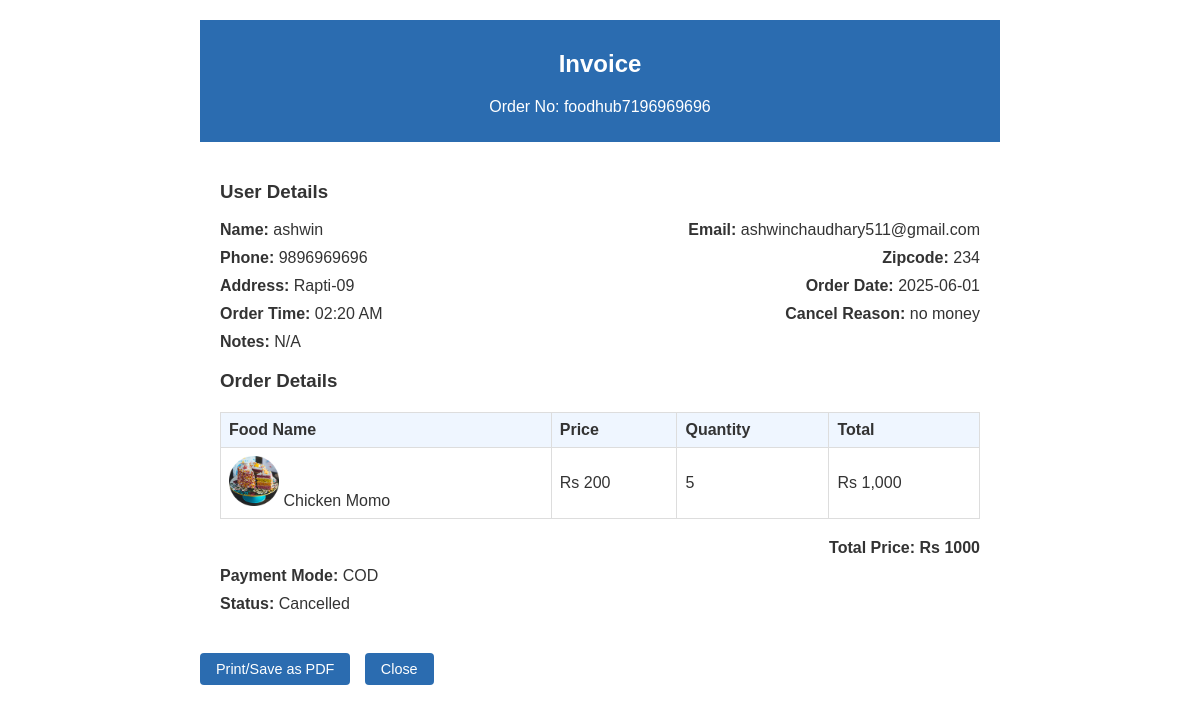
Page /generate_invoice.php?o=foodhub7196969696 (signed in) on the committed database.
### tables this page shows
CREATE TABLE `orders` (
  `id` int(11) NOT NULL,
  `order_no` varchar(200) NOT NULL,
  `customer_id` int(11) NOT NULL,
  `name` varchar(200) NOT NULL,
  `email` varchar(200) NOT NULL,
  `phone` varchar(200) NOT NULL,
  `zipcode` varchar(200) NOT NULL,
  `address` varchar(200) NOT NULL,
  `total_price` int(11) NOT NULL,
  `payment_mode` varchar(200) NOT NULL,
  `notes` mediumtext NOT NULL,
  `cancel_reason` mediumtext NOT NULL,
  `status` int(11) NOT NULL DEFAULT 0,
  `created_at` timestamp NOT NULL DEFAULT current_timestamp() ON UPDATE current_timestamp()
);

CREATE TABLE `order_items` (
  `id` int(11) NOT NULL,
  `order_id` int(11) NOT NULL,
  `food_items_id` int(11) NOT NULL,
  `quantity` int(11) NOT NULL,
  `price` int(11) NOT NULL,
  `created_at` timestamp NOT NULL DEFAULT current_timestamp() ON UPDATE current_timestamp()
);

CREATE TABLE `food_items` (
  `id` int(11) NOT NULL,
  `menu_id` int(11) NOT NULL,
  `name` varchar(200) NOT NULL,
  `slug` varchar(200) NOT NULL,
  `description` mediumtext NOT NULL,
  `image` varchar(200) NOT NULL,
  `quantity` int(11) NOT NULL,
  `price` int(11) NOT NULL,
  `status` tinyint(4) NOT NULL,
  `trending` tinyint(4) NOT NULL,
  `created_at` timestamp NOT NULL DEFAULT current_timestamp() ON UPDATE current_timestamp()
);

### functions/userfunctions.php (called while the page is built, shortened)
<?php
include('config/dbcon.php');
function checkOrderNoValid($orderNo)
{
    global $con;
    $customer_id = $_SESSION['auth_user']['user_id'];
    $query = "SELECT * FROM orders WHERE order_no='$orderNo' AND customer_id='$customer_id' ";
    return mysqli_query($con, $query);
}
?>

### generate_invoice.php (the view, shortened to what this page needs)
<?php
include('functions/userfunctions.php');
$order_no = mysqli_real_escape_string($con, $_GET['o']);
$customer_id = $_SESSION['auth_user']['user_id'];
$orderData = checkOrderNoValid($order_no);
$data = mysqli_fetch_array($orderData);
$statusMap = [
    0 => ['text' => 'Under Process'],
    1 => ['text' => 'Out for Delivery'],
    2 => ['text' => 'Delivered'],
    3 => ['text' => 'Cancelled'],
];
$statusText = isset($data['status']) && array_key_exists($data['status'], $statusMap)
    ? $statusMap[$data['status']]['text']
    : 'Unknown';
try {
    $dateTime = new DateTime($data['created_at'], new DateTimeZone('Asia/Kathmandu'));
    $order_date = $dateTime->format('Y-m-d');
    $order_time = $dateTime->format('h:i A');
} catch (Exception $e) {
    $order_date = htmlspecialchars($data['created_at']);
    $order_time = 'N/A';
}
?>
<!DOCTYPE html>
<html lang="en">
<head>
</head>
<body class="invoice-print">
    <div class="invoice-container">
        <div class="invoice-header">
            <h2>Invoice</h2>
            <p>Order No: <?= htmlspecialchars($data['order_no']); ?></p>
        </div>
        <div class="invoice-body">
            <h3>User Details</h3>
            <div class="detail-row">
                <div class="detail-item"><label>Name:</label> <?= htmlspecialchars($data['name']); ?></div>
                <div class="detail-item"><label>Email:</label> <?= htmlspecialchars($data['email']); ?></div>
            </div>
            <div class="detail-row">
                <div class="detail-item"><label>Phone:</label> <?= htmlspecialchars($data['phone']); ?></div>
                <div class="detail-item"><label>Zipcode:</label> <?= htmlspecialchars($data['zipcode']); ?></div>
            </div>
            <div class="detail-row">
                <div class="detail-item"><label>Address:</label> <?= htmlspecialchars($data['address']); ?></div>
                <div class="detail-item"><label>Order Date:</label> <?= htmlspecialchars($order_date); ?></div>
            </div>
            <div class="detail-row">
                <div class="detail-item"><label>Order Time:</label> <?= htmlspecialchars($order_time); ?></div>
                    <div class="detail-item"><label>Cancel Reason:</label> <?= htmlspecialchars($data['cancel_reason'] ?: 'N/A'); ?></div>
            </div>
            <div class="detail-row">
                <div class="detail-item"><label>Notes:</label> <?= htmlspecialchars($data['notes'] ?: 'N/A'); ?></div>
            </div>
            <h3>Order Details</h3>
            <table class="order-table">
                <thead>
                    <tr>
                        <th>Food Name</th>
                        <th>Price</th>
                        <th>Quantity</th>
                        <th>Total</th>
                    </tr>
                </thead>
                <tbody>
                    <?php
                    $order_query = "SELECT o.id as oid, o.order_no, o.customer_id, oi.*, oi.quantity as order_quantity, f.*
                        FROM orders o, order_items oi, food_items f
                        WHERE o.customer_id='$customer_id' AND oi.order_id=o.id AND f.id=oi.food_items_id
                        AND o.order_no='$order_no'";
                    $order_query_run = mysqli_query($con, $order_query);
                    if (mysqli_num_rows($order_query_run) > 0) {
                        foreach ($order_query_run as $item) {
                            $item_total = $item['order_quantity'] * $item['price'];
                            ?>
                            <tr>
                                <td>
                                    <img src="http://localhost/Food/Uploads/<?= htmlspecialchars($item['image']); ?>" alt="<?= htmlspecialchars($item['name']); ?>">
                                    <?= htmlspecialchars($item['name']); ?>
                                </td>
                                <td>Rs <?= htmlspecialchars($item['price']); ?></td>
                                <td><?= htmlspecialchars($item['order_quantity']); ?></td>
                                <td>Rs <?= number_format($item_total); ?></td>
                            </tr>
                            <?php
                        }
                    } else {
                        echo '<tr><td colspan="4">No items found.</td></tr>';
                    }
                    ?>
                </tbody>
            </table>
            <div class="total-price">Total Price: Rs <?= htmlspecialchars($data['total_price']); ?></div>
            <div class="payment-mode"><strong>Payment Mode:</strong> <?= htmlspecialchars($data['payment_mode']); ?></div>
            <div class="status-box"><strong>Status:</strong> <?= htmlspecialchars($statusText); ?></div>
        </div>
        <div class="no-print">
            <button onclick="window.print()">Print/Save as PDF</button>
            <button onclick="window.close()">Close</button>
        </div>
    </div>
</body>
</html>

### generate_invoice.php (style rules this page uses)
body { font-family: Arial, sans-serif; margin: 20px; color: #333; }
.invoice-container { max-width: 800px; margin: 0 auto; }
.invoice-header { background: #2b6cb0; color: #fff; padding: 10px; text-align: center; }
.invoice-body { padding: 20px; }
.detail-row { display: flex; justify-content: space-between; margin-bottom: 10px; }
.detail-item label { font-weight: bold; }
.order-table { width: 100%; border-collapse: collapse; margin: 20px 0; }
.order-table th, .order-table td { border: 1px solid #ddd; padding: 8px; text-align: left; }
.order-table th { background: #eff6ff; }
.total-price { font-weight: bold; text-align: right; }
.status-box, .payment-mode { margin-top: 10px; }
img { max-width: 50px; height: auto; }
.no-print { margin-top: 20px; }
.no-print button { padding: 8px 16px; margin-right: 10px; background-color: #2b6cb0; color: #fff; border: none; border-radius: 4px; cursor: pointer; font-size: 0.9rem; }

### rows in the picture
orders: order_no "foodhub7196969696", name "ashwin", email "ashwinchaudhary511@gmail.com", phone "9896969696", zipcode "234", address "Rapti-09", created_at "2025-06-01", created_at "02:20 AM", cancel_reason "no money", notes "N/A", total_price "1000", payment_mode "COD", status "Cancelled"
order_items: food_items.image (picture), food_items.name "Chicken Momo", food_items.price "200", quantity "5", quantity.price "1,000"
